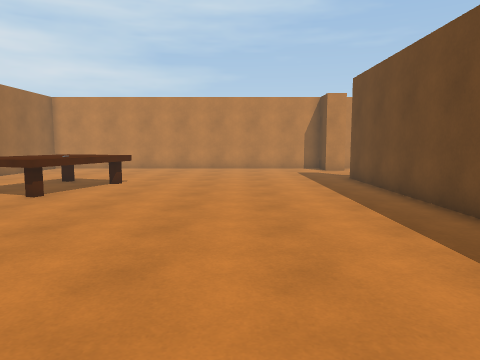
view 1 (above)

20 first-person views from a walk through a scene from a Unity 3-D project. The camera is 1.4 m above the floor, tilts 6° down and sees 70° across. The floor is counted in squares, 1 m on a side. Each view is taken from the middle of a square. On the plan, view 1 faces up. The plan holds only what a view shows up to about 15 squares ahead; the rest is blank. The place goes on beyond the plan. The player character is not drawn. Door leaves are left out, so doorways stand open.

view 2
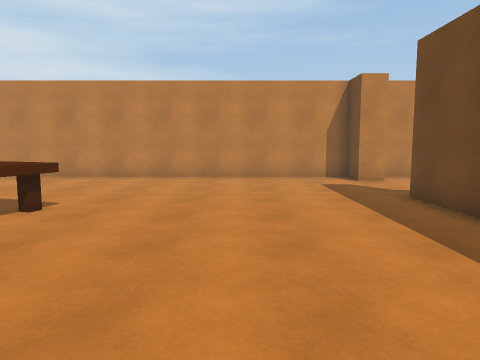

view 3
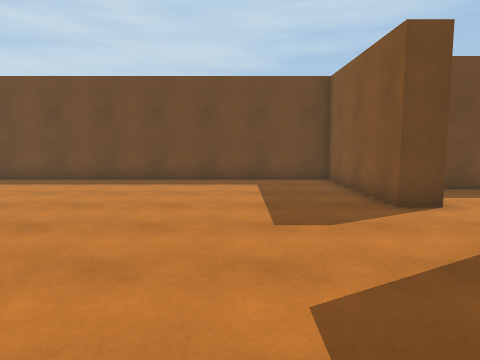

view 4
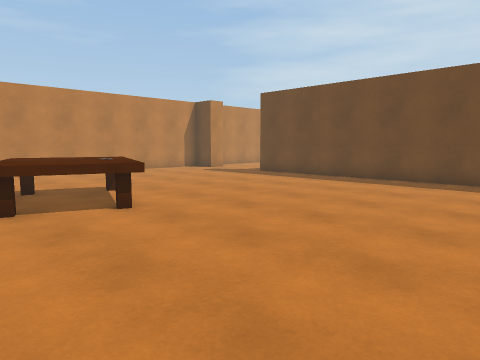

view 5
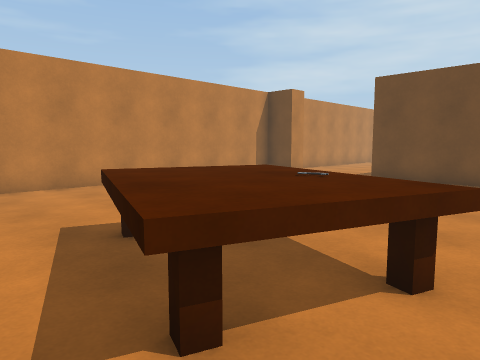

view 6
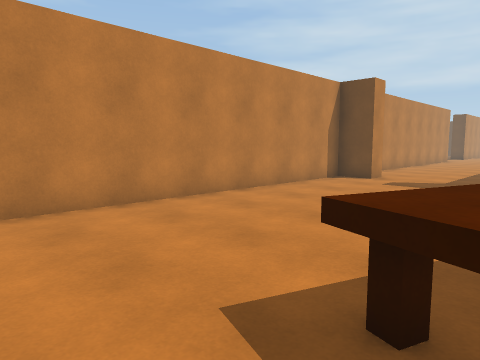

view 7
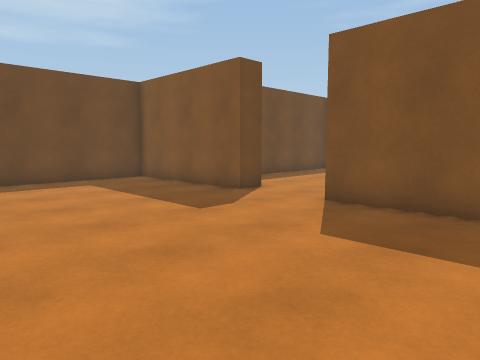

view 8
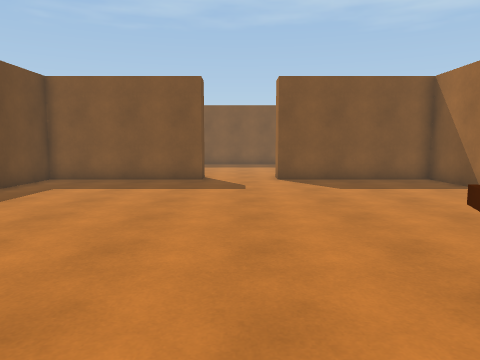

view 9
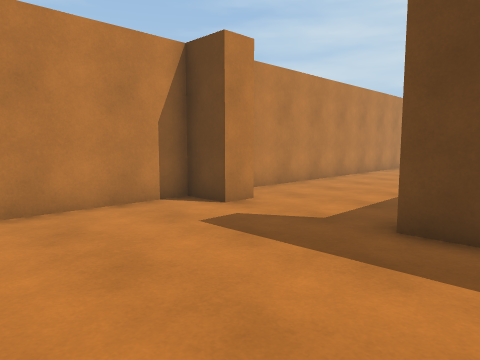

view 10
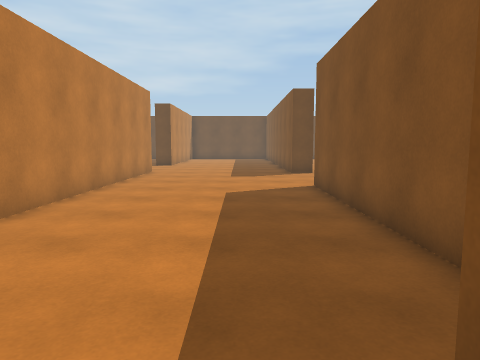

view 11
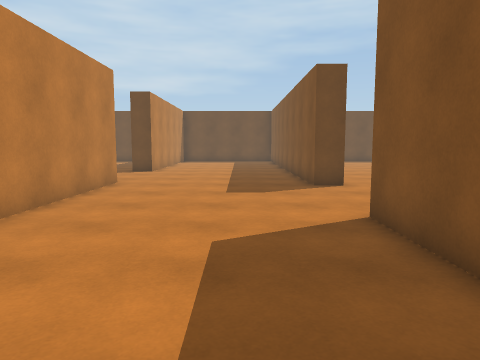

view 12
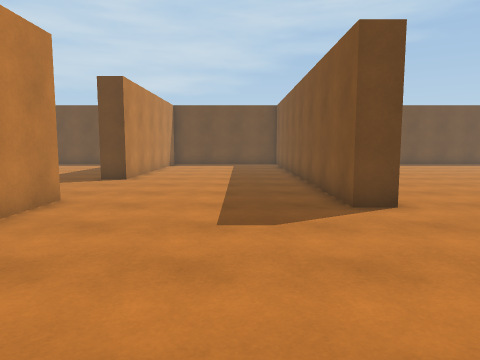

view 13
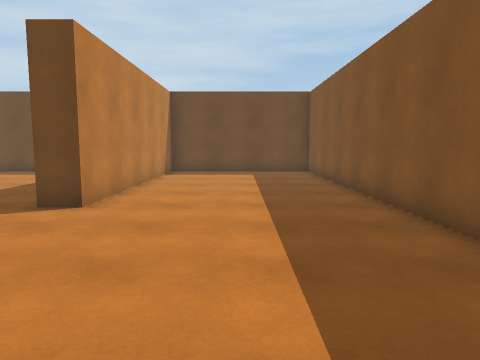

view 14
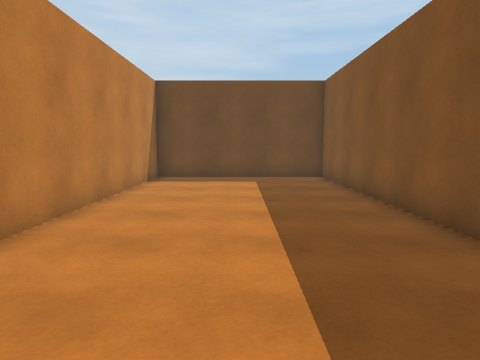

view 15
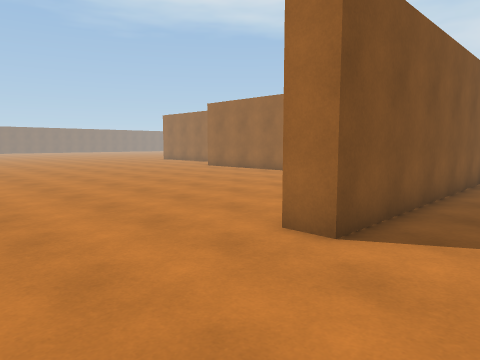

view 16
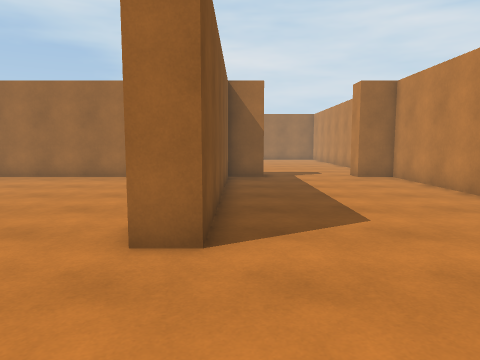

view 17
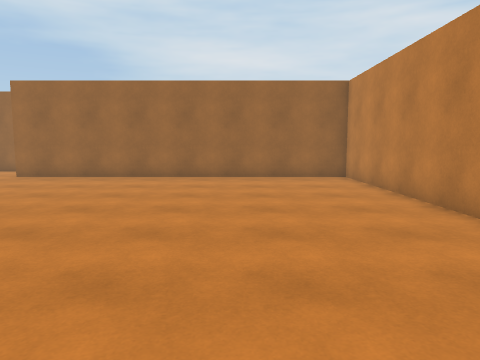

view 18
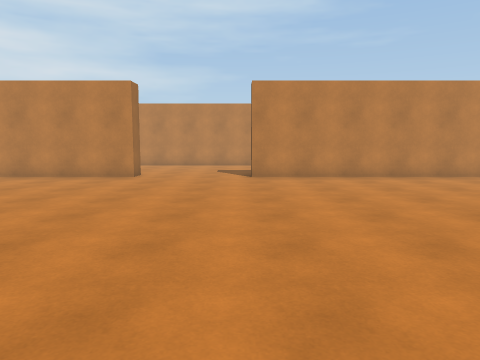

view 19
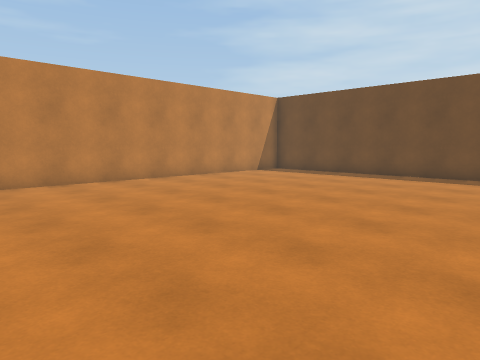

view 20
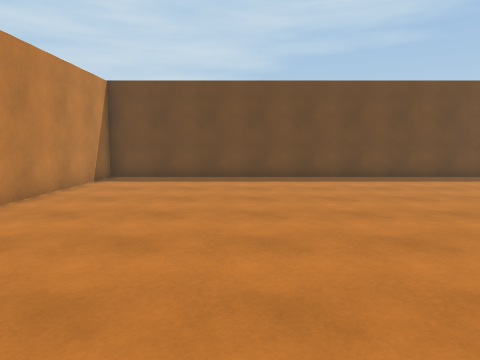

### Floor plan
Points are (right, up) in squares from view 1. A wall is a line through its corners. A room is listed if a view was taken in it or the views show most of it. See-through windows are left out.
Room 1 (views 1, 2, 3, 4, 5, 6, 7, 8, 9, 10)
walls: (-1.5, -2.6) (-1.5, -1.5) (4.5, -1.5) (4.5, 14); (4.5, 18) (4.5, 19.5) (-9.5, 19.5); (-9.5, -1.5) (-4.5, -1.5) (-4.5, -2.4)
ways out: open door at (5, 16) to room 2
objects: table (-8, 9) to (-4, 13); other object (-5, 10)
Room 2 (views 11, 12, 13, 14, 15, 16, 17, 18, 19, 20)
walls: (21.5, 19.5) (5.5, 19.5) (5.5, 18); (5.5, 14) (5.5, 12.5) (15.5, 12.5) (15.5, 11.5) (5.5, 11.5) (5.5, -2.5); (36.5, -3.5) (36.5, 11.5) (20.5, 11.5) (20.5, 12.5) (36.5, 12.5) (36.5, 19.5) (26.5, 19.5) (26.5, 20.5)
ways out: open door at (5, 16) to room 1

Positions as (right, up) in squares from view 1, and headings:
1: (0, 0), facing up
2: (0, 5), facing up
3: (-9, 2), facing right
4: (-9, 2), facing up-right
5: (-9, 8), facing up-right
6: (-9, 12), facing up-right
7: (-9, 6), facing down-right
8: (-3, 12), facing down
9: (-1, 12), facing up-right
10: (4, 15), facing right
11: (9, 15), facing right
12: (13, 15), facing right
13: (19, 16), facing right
14: (22, 16), facing right
15: (20, 15), facing down-left
16: (20, 13), facing left
17: (20, 7), facing left
18: (20, -3), facing up
19: (21, -1), facing up-right
20: (22, 6), facing right
